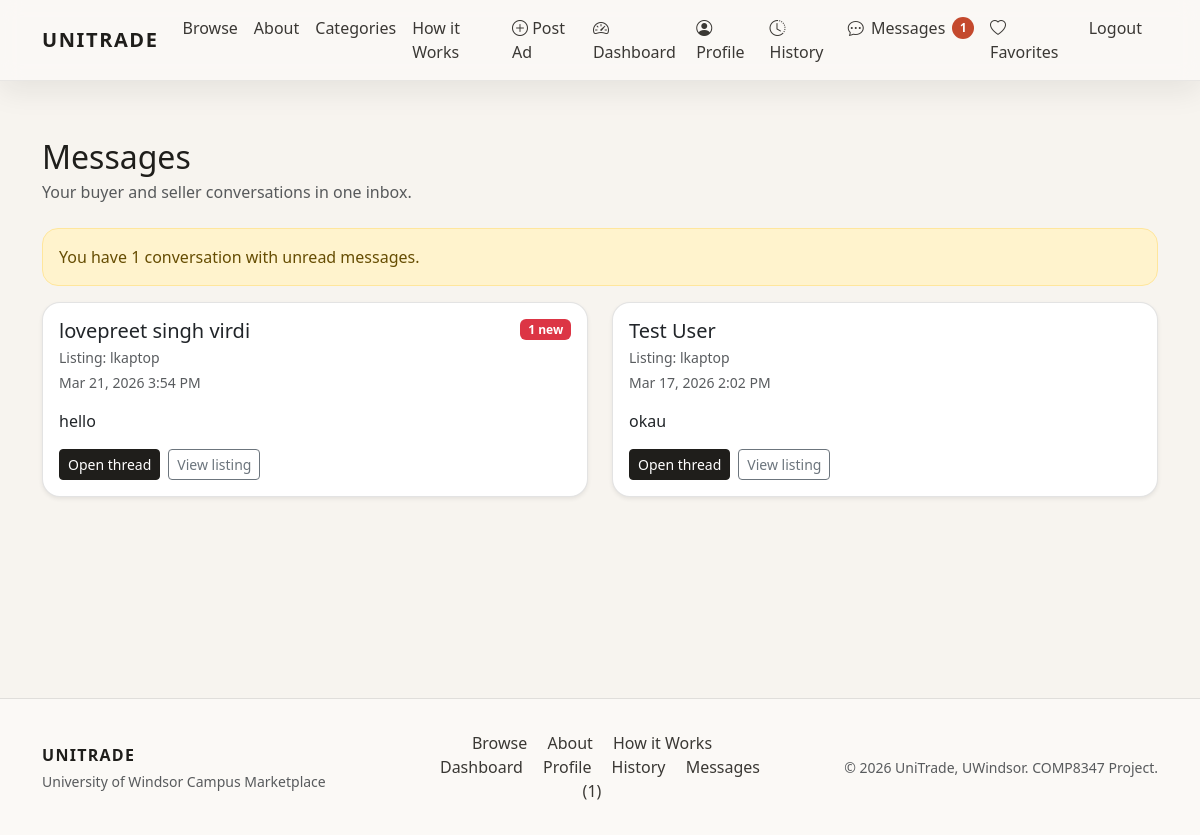
The app's page /messages/ (signed in), older data.
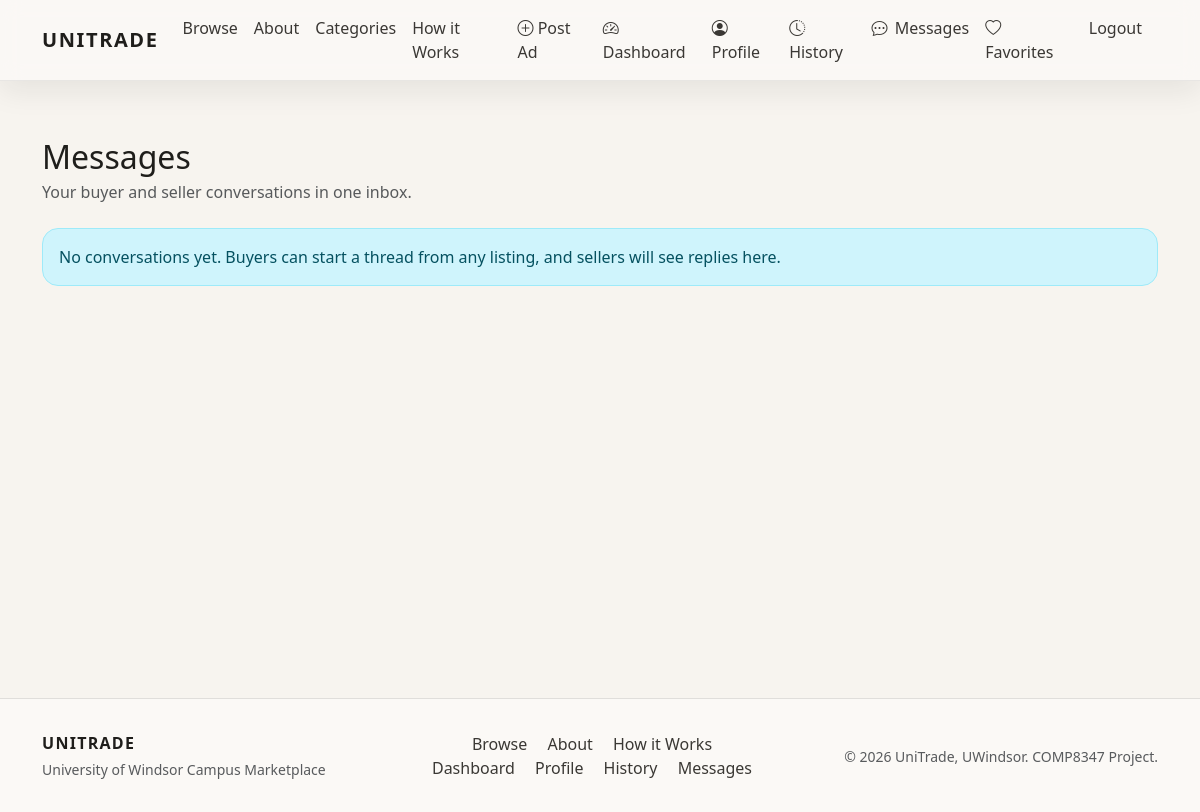
The same page, newer data.
### marketplace/models.py (models this page shows, shortened)
class Item(models.Model):
    CONDITION_NEW = 'new'
    CONDITION_LIKE_NEW = 'like_new'
    CONDITION_GOOD = 'good'
    CONDITION_FAIR = 'fair'
    CONDITION_POOR = 'poor'
    CONDITION_CHOICES = [
        (CONDITION_NEW, 'New'),
        (CONDITION_LIKE_NEW, 'Like New'),
        (CONDITION_GOOD, 'Good'),
        (CONDITION_FAIR, 'Fair'),
        (CONDITION_POOR, 'Poor'),
    ]
    STATUS_DRAFT = 'draft'
    STATUS_PUBLISHED = 'published'
    STATUS_SOLD = 'sold'
    STATUS_CHOICES = [
        (STATUS_DRAFT, 'Draft'),
        (STATUS_PUBLISHED, 'Published'),
        (STATUS_SOLD, 'Sold'),
    ]
    seller = models.ForeignKey(User, on_delete=models.CASCADE, related_name='items')
    category = models.ForeignKey(Category, on_delete=models.PROTECT, related_name='items')
    title = models.CharField(max_length=200)
    description = models.TextField()
    price = models.DecimalField(max_digits=10, decimal_places=2)
    condition = models.CharField(max_length=20, choices=CONDITION_CHOICES)
    status = models.CharField(max_length=20, choices=STATUS_CHOICES, default=STATUS_PUBLISHED)
    location = models.CharField(max_length=120, blank=True, default='UWindsor Campus')
    negotiable = models.BooleanField(default=False)
    created_at = models.DateTimeField(auto_now_add=True)
    updated_at = models.DateTimeField(auto_now=True)
    class Meta:
        ordering = ['-created_at']

class User(AbstractUser):
    university_email = models.EmailField(blank=True, null=True)
    student_id = models.CharField(max_length=32, blank=True, null=True)

class Message(models.Model):
    item = models.ForeignKey(Item, on_delete=models.CASCADE, related_name='messages')
    sender = models.ForeignKey(User, on_delete=models.CASCADE, related_name='sent_messages')
    recipient = models.ForeignKey(User, on_delete=models.CASCADE, related_name='received_messages')
    body = models.TextField()
    created_at = models.DateTimeField(auto_now_add=True)
    is_read = models.BooleanField(default=False)
    class Meta:
        ordering = ['created_at']

### marketplace/views.py (the view)
# urls.py: path('messages/', views.MessagesInboxView.as_view(), name='messages_inbox'),
class MessagesInboxView(LoginRequiredMixin, TemplateView):
    template_name = 'marketplace/messages_inbox.html'
    def get_context_data(self, **kwargs):
        context = super().get_context_data(**kwargs)
        selected_item = self.request.GET.get('item')
        item_obj = None
        item_id = None
        if selected_item and selected_item.isdigit():
            item_obj = Item.objects.filter(pk=selected_item).first()
            item_id = item_obj.pk if item_obj else None
        threads = build_message_threads(self.request.user, item_id=item_id)
        context['threads'] = threads
        context['selected_item'] = item_obj
        context['unread_threads_count'] = sum(1 for thread in threads if thread['unread_count'] > 0)
        return context

### marketplace/context_processors.py (called while the page is built)
def django_messages(request):
    return {'django_messages': get_messages(request)}

def unread_message_summary(request):
    if not request.user.is_authenticated:
        return {'unread_messages_count': 0}
    return {
        'unread_messages_count': Message.objects.filter(
            recipient=request.user,
            is_read=False,
        ).count()
    }

### templates/marketplace/messages_inbox.html (shortened to what this page needs)
{% extends 'base.html' %}
{% block content %}
  <div class="d-flex justify-content-between align-items-center mb-4">
    <div>
      <h2 class="mb-1">Messages</h2>
      <p class="text-muted mb-0">
        {% if selected_item %}
          Conversations for <strong>{{ selected_item.title }}</strong>
        {% else %}
          Your buyer and seller conversations in one inbox.
        {% endif %}
      </p>
    </div>
  </div>
  {% if unread_threads_count %}
    <div class="alert alert-warning">
      You have {{ unread_threads_count }} conversation{{ unread_threads_count|pluralize }} with unread messages.
    </div>
  {% endif %}
  <div class="row g-4">
    {% for thread in threads %}
      <div class="col-lg-6">
        <div class="card h-100 shadow-sm">
          <div class="card-body">
            <div class="d-flex justify-content-between align-items-start gap-3 mb-3">
              <div>
                <h5 class="mb-1">{{ thread.other_user.get_full_name|default:thread.other_user.username }}</h5>
                <p class="text-muted small mb-1">Listing: {{ thread.item.title }}</p>
                <p class="text-muted small mb-0">{{ thread.last_message.created_at|date:"M j, Y g:i A" }}</p>
              </div>
              {% if thread.unread_count %}
                <span class="badge text-bg-danger">{{ thread.unread_count }} new</span>
              {% endif %}
            </div>
            <p class="mb-3">{{ thread.last_message.body|truncatechars:120 }}</p>
            <div class="d-flex gap-2">
              <a href="{{ thread.thread_url }}" class="btn btn-primary btn-sm">Open thread</a>
              <a href="{% url 'marketplace:item_detail' thread.item.pk %}" class="btn btn-outline-secondary btn-sm">View listing</a>
            </div>
          </div>
        </div>
      </div>
    {% empty %}
      <div class="col-12">
        <div class="alert alert-info mb-0">
          No conversations yet. Buyers can start a thread from any listing, and sellers will see replies here.
        </div>
      </div>
    {% endfor %}
  </div>
{% endblock %}

Row changes from the older to the newer data that the page shows:
removed Item: other_user.get_full_name "lovepreet singh virdi", item "lkaptop", last_message.created_at "Mar 21, 2026 3:54 PM", unread_count "1", last_message.body "hello", other_user.get_full_name "Test User", last_message.created_at "Mar 17, 2026 2:02 PM", last_message.body "okau"
Text that changed along with them:
{{ unread_messages_count }}: "1" → (not shown)
{{ unread_threads_count }}: "1" → (not shown)
text no longer shown: "You have conversation with unread messages. ( )"
text now shown: "No conversations yet. Buyers can start a thread from any listing, and sellers will see replies here."
